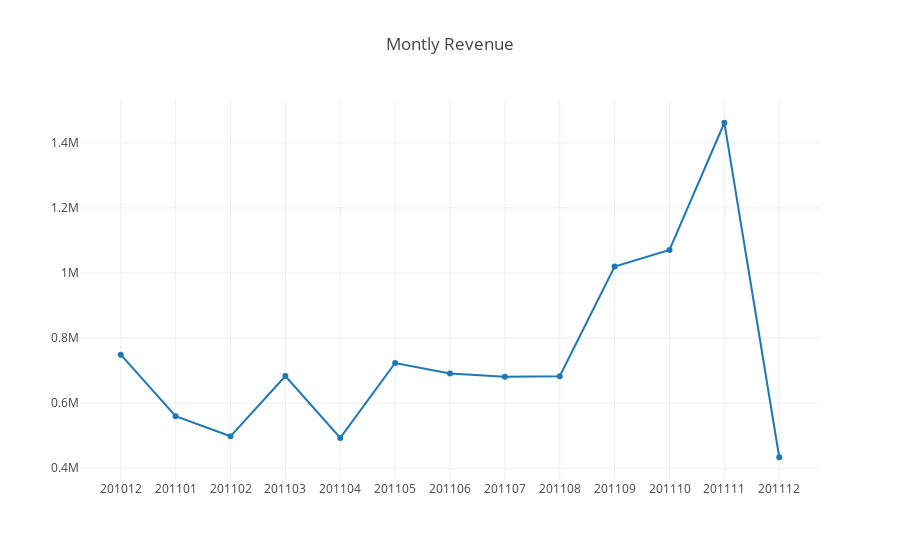

The notebook cell saved with this chart:
### Markdown cell above
# Next step, visualization. A line graph would be sufficient:

### Code cell
#X and Y axis inputs for Plotly graph. We use Scatter for line graphs
plot_data = [
    go.Scatter(
        x=tx_revenue['InvoiceYearMonth'],
        y=tx_revenue['Revenue'],
    )
]

plot_layout = go.Layout(
        xaxis={"type": "category"},
        title='Montly Revenue'
    )
fig = go.Figure(data=plot_data, layout=plot_layout)
pyoff.iplot(fig)

### Figure 1 — Plotly figure (JSON) as saved in the notebook; plotly's stock layout.template omitted (floating-point values rounded to 4 significant figures)
{"data": [{"x": [201012, 201101, 201102, 201103, 201104, 201105, 201106, 201107, 201108, 201109, 201110, 201111, 201112], "y": [749000.0, 560000.0, 498100.0, 683300.0, 493200.0, 723300.0, 691100.0, 681300.0, 682700.0, 1020000.0, 1071000.0, 1462000.0, 433700.0], "type": "scatter", "uid": "40b54a7e-f41f-4148-be3d-47bdc673308c"}], "layout": {"title": {"text": "Montly Revenue"}, "xaxis": {"type": "category"}}}
